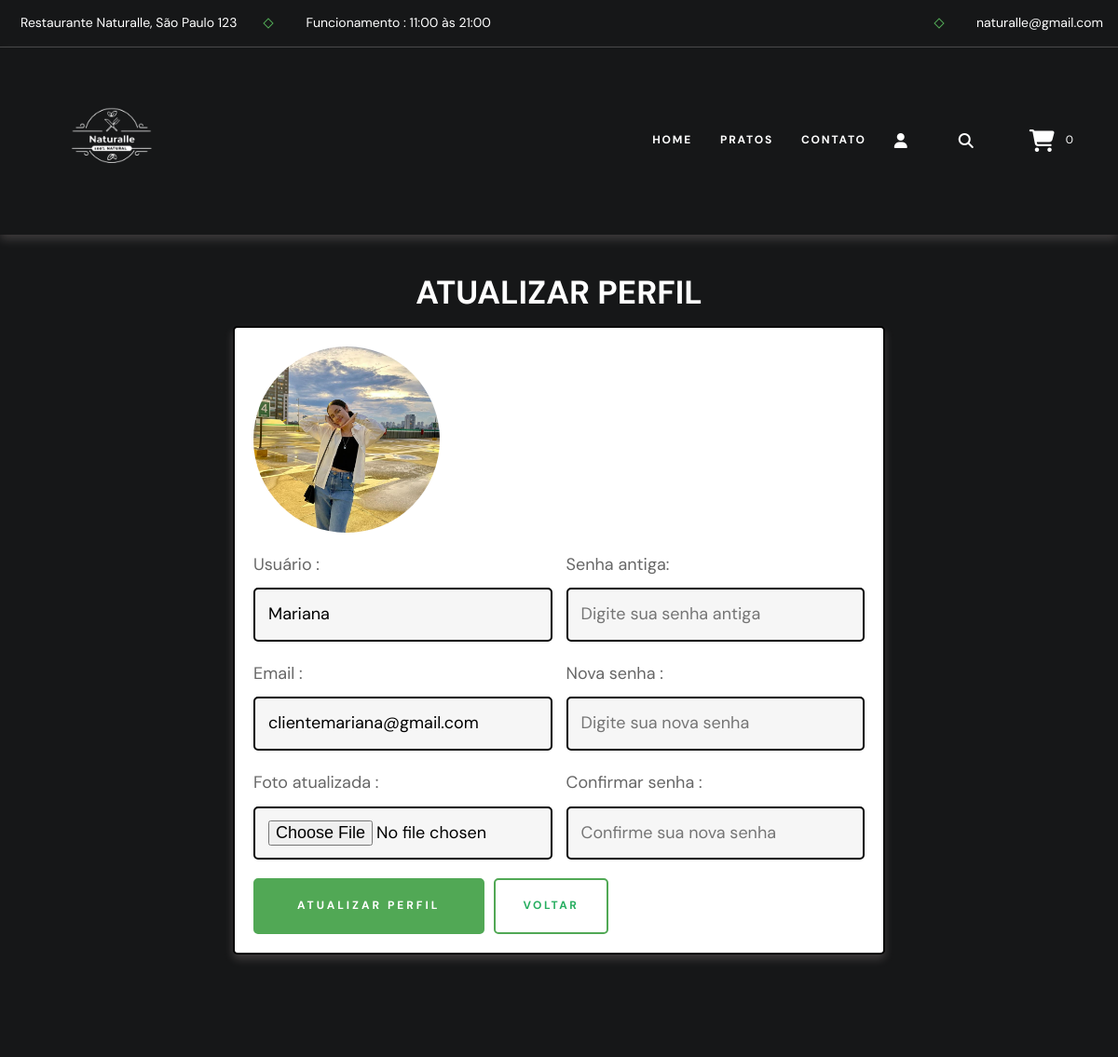
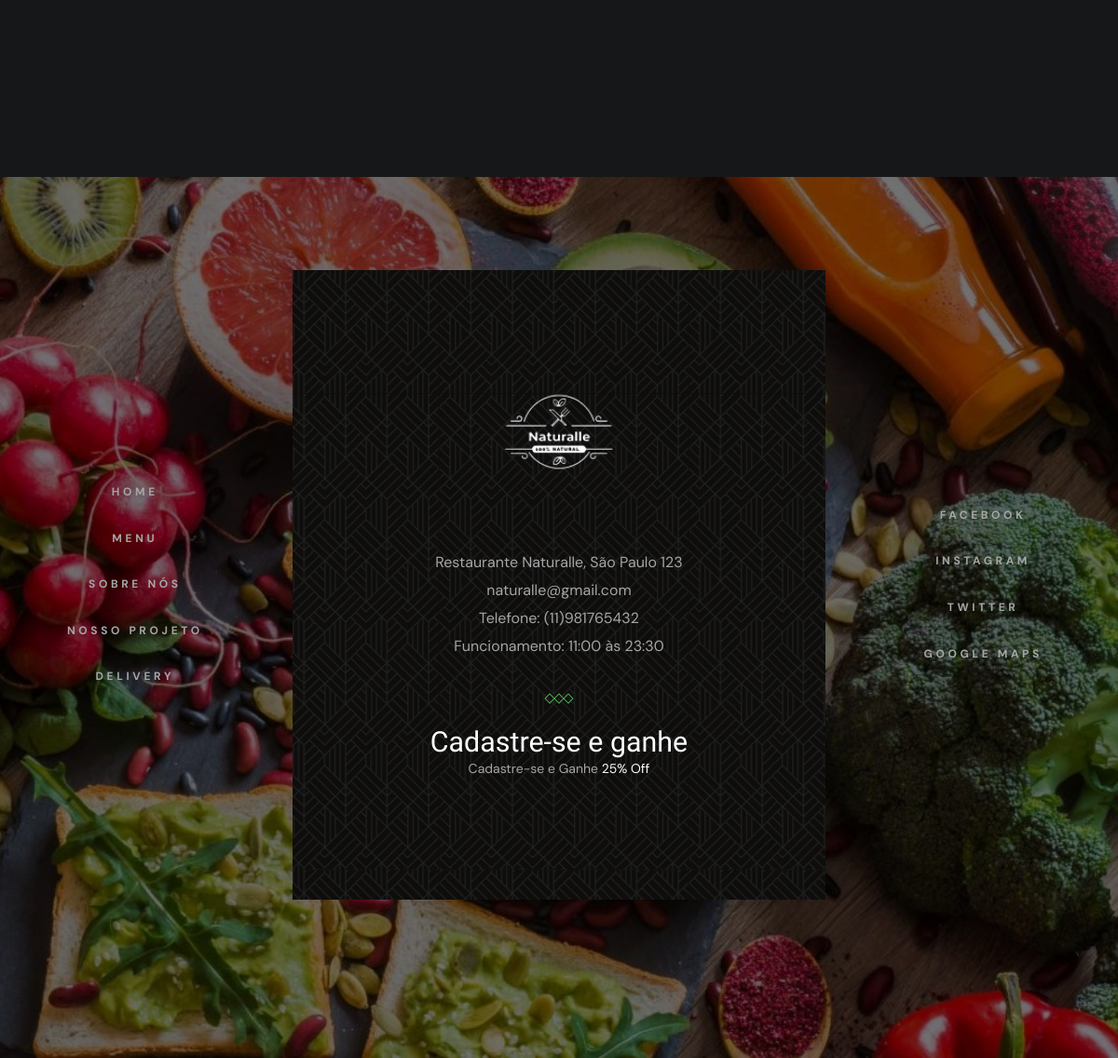
The app's page /user_profile_update.php (signed in) with its own data (2 pictures, top to bottom).
### tables this page shows
CREATE TABLE `users` (
  `id` int(100) NOT NULL,
  `name` varchar(100) NOT NULL,
  `email` varchar(100) NOT NULL,
  `password` varchar(100) NOT NULL,
  `user_type` varchar(20) NOT NULL DEFAULT 'user',
  `image` varchar(100) NOT NULL,
  `pontos` int(11) NOT NULL,
  `pontos_usados` int(11) NOT NULL DEFAULT 0
);

### user_profile_update.php (the view, shortened to what this page needs)
<?php
@include 'config.php';
?>
<!DOCTYPE html>
<html lang="en">
<head>
   <link rel="stylesheet" href="https://cdnjs.cloudflare.com/ajax/libs/font-awesome/6.1.1/css/all.min.css">
   <link rel="stylesheet" href="assets/css/components.css">
</head>
<body>
<?php include 'delivery_header.php'; ?>
<section class="update-profile">
   <h1 class="title">Atualizar perfil</h1>
   <form action="" method="POST" enctype="multipart/form-data">
      <img src="uploaded_img/<?= $fetch_profile['image']; ?>" alt="">
      <div class="flex">
         <div class="inputBox">
            <span>Usuário :</span>
            <input type="text" name="name" value="<?= $fetch_profile['name']; ?>" placeholder="Digite seu nome atualizado" required class="box">
            <span>Email :</span>
            <input type="email" name="email" value="<?= $fetch_profile['email']; ?>" placeholder="Digite seu email atualizado" required class="box">
            <span>Foto atualizada :</span>
            <input type="file" name="image" accept="image/jpg, image/jpeg, image/png" class="box">
         </div>
         <div class="inputBox">
            <span>Senha antiga:</span>
            <input type="password" name="update_pass" placeholder="Digite sua senha antiga" class="box">
            <span>Nova senha :</span>
            <input type="password" name="new_pass" placeholder="Digite sua nova senha" class="box">
            <span>Confirmar senha :</span>
            <input type="password" name="confirm_pass" placeholder="Confirme sua nova senha" class="box">
         </div>
      </div>
      <div class="flex-btn">
         <input type="submit" class="btn" value="Atualizar perfil" name="update_profile">
         <a href="home.php" class="option-btn">Voltar</a>
      </div>
   </form>
</section>
<?php include 'footer.php'; ?>
</body>
</html>

### assets/css/components.css (style rules this page uses)
:root { --green:#27ae60; --orange:#038714; --red:#e74c3c; --black:#212121; --light-color:#666; --white:#fff; --light-bg:#f6f6f6; --border:.2rem solid var(--black); --box-shadow:0 .5rem 1rem rgba(255, 233, 233, 0.175); }
* { font-family: 'DM Sans', sans-serif; margin:0; padding:0; box-sizing: border-box; outline: none; border:none; text-decoration: none; color:var(--white); }
body { background-color: var(--black); }
html { font-size: 62.5%; scroll-behavior: smooth; scroll-padding-top: 6.5rem; }
section { padding: 30rem 2rem; max-width: 1200px; margin:0 auto; }
.btn, .delete-btn, .option-btn { display: block; width: 100%; margin-top: 1rem; border-radius: .5rem; color:var(--white); font-size: 2rem; padding:1.3rem 3rem; text-transform: capitalize; cursor: pointer; text-align: center; }
.btn { background-color: #51a855; }
.option-btn { position: relative; color: var(--green); font-size: var(--fontSize-label-2); font-weight: var(--weight-bold); text-transform: uppercase; letter-spacing: var(--letterSpacing-3); max-width: max-content; border: 2px solid var(--gold-crayola); padding: 18px 30; overflow: hidden; z-index: 1; display: flex; align-items: center; justify-content: center; }
.flex-btn { display: flex; flex-wrap: wrap; gap:1rem; }
.flex-btn > * { flex:1; }
.title { text-align: center; margin-bottom: 2rem; text-transform: uppercase; color:var(--white); font-size: 3.5rem; }
.update-profile form { max-width: 70rem; margin: 0 auto; background-color: var(--white); box-shadow: var(--box-shadow); border:var(--border); border-radius: .5rem; padding:2rem; text-align: center; }
.update-profile form .flex { display: flex; gap:1.5rem; justify-content: space-between; }
.update-profile form img { height: 20rem; width: 20rem; margin-bottom: 1rem; border-radius: 50%; object-fit: cover; }
.update-profile form .inputBox { text-align: left; width: 49%; }
.update-profile form .inputBox span { display: block; padding-top: 1rem; font-size: 1.8rem; color:var(--light-color); }
.update-profile form .inputBox .box { width: 100%; padding:1.2rem 1.4rem; font-size: 1.8rem; color:var(--black); border:var(--border); border-radius: .5rem; margin:1rem 0; background-color: var(--light-bg); }

### records on screen
users: image (picture), name "Mariana", email "clientemariana@gmail.com"

### other values on screen
$count_cart_items->rowCount() "0"
